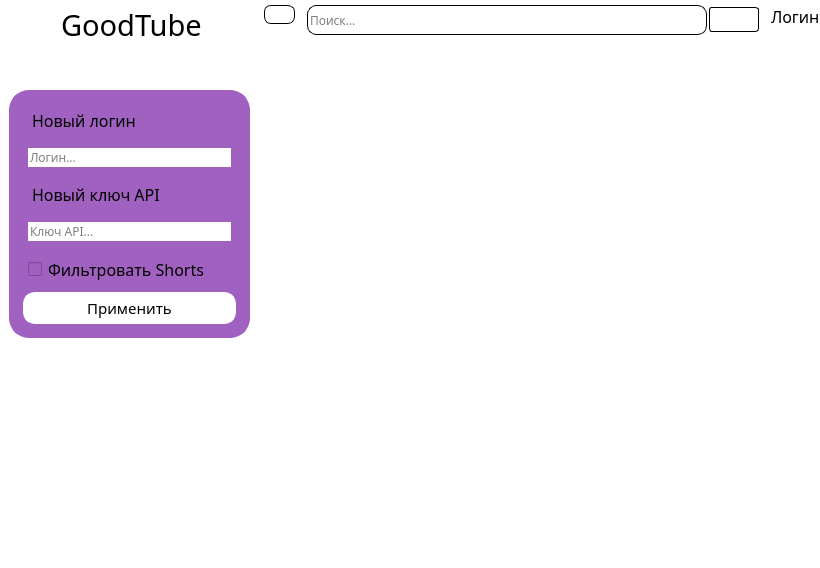
<?xml version="1.0" encoding="UTF-8"?>
<ui version="4.0">
 <class>MainWindow</class>
 <widget class="QMainWindow" name="MainWindow">
  <property name="geometry">
   <rect>
    <x>0</x>
    <y>0</y>
    <width>820</width>
    <height>568</height>
   </rect>
  </property>
  <property name="minimumSize">
   <size>
    <width>600</width>
    <height>0</height>
   </size>
  </property>
  <property name="font">
   <font>
    <family>12px</family>
    <pointsize>10</pointsize>
    <weight>50</weight>
    <italic>false</italic>
    <bold>false</bold>
   </font>
  </property>
  <property name="windowTitle">
   <string>MainWindow</string>
  </property>
  <property name="styleSheet">
   <string notr="true">*{
	border: none;
	font: Raleway 12px;
	background-color: #ffffff;
}

QPushButton{
	background-color: #ffffff;
	border: 1px solid #000000;
	border-radius: 3px;
}</string>
  </property>
  <widget class="QWidget" name="centralwidget">
   <layout class="QHBoxLayout" name="horizontalLayout">
    <property name="spacing">
     <number>0</number>
    </property>
    <property name="leftMargin">
     <number>0</number>
    </property>
    <property name="topMargin">
     <number>0</number>
    </property>
    <property name="rightMargin">
     <number>0</number>
    </property>
    <property name="bottomMargin">
     <number>0</number>
    </property>
    <item>
     <widget class="QFrame" name="frame_left_menu_container">
      <property name="minimumSize">
       <size>
        <width>0</width>
        <height>0</height>
       </size>
      </property>
      <property name="maximumSize">
       <size>
        <width>270</width>
        <height>16777215</height>
       </size>
      </property>
      <property name="styleSheet">
       <string notr="true"/>
      </property>
      <property name="frameShape">
       <enum>QFrame::StyledPanel</enum>
      </property>
      <property name="frameShadow">
       <enum>QFrame::Raised</enum>
      </property>
      <layout class="QGridLayout" name="gridLayout">
       <property name="leftMargin">
        <number>0</number>
       </property>
       <property name="topMargin">
        <number>0</number>
       </property>
       <property name="rightMargin">
        <number>0</number>
       </property>
       <property name="bottomMargin">
        <number>0</number>
       </property>
       <item row="0" column="0">
        <widget class="QFrame" name="frame_left_menu">
         <property name="minimumSize">
          <size>
           <width>200</width>
           <height>0</height>
          </size>
         </property>
         <property name="maximumSize">
          <size>
           <width>1000</width>
           <height>16777215</height>
          </size>
         </property>
         <property name="baseSize">
          <size>
           <width>0</width>
           <height>0</height>
          </size>
         </property>
         <property name="frameShape">
          <enum>QFrame::StyledPanel</enum>
         </property>
         <property name="frameShadow">
          <enum>QFrame::Raised</enum>
         </property>
         <layout class="QVBoxLayout" name="verticalLayout_3">
          <property name="spacing">
           <number>0</number>
          </property>
          <property name="leftMargin">
           <number>0</number>
          </property>
          <property name="topMargin">
           <number>5</number>
          </property>
          <property name="rightMargin">
           <number>0</number>
          </property>
          <property name="bottomMargin">
           <number>0</number>
          </property>
          <item>
           <widget class="QFrame" name="frame_app_name">
            <property name="frameShape">
             <enum>QFrame::StyledPanel</enum>
            </property>
            <property name="frameShadow">
             <enum>QFrame::Raised</enum>
            </property>
            <layout class="QHBoxLayout" name="horizontalLayout_6">
             <property name="leftMargin">
              <number>0</number>
             </property>
             <property name="topMargin">
              <number>0</number>
             </property>
             <property name="rightMargin">
              <number>0</number>
             </property>
             <property name="bottomMargin">
              <number>0</number>
             </property>
             <item alignment="Qt::AlignHCenter|Qt::AlignTop">
              <widget class="QLabel" name="lbl_app_name">
               <property name="font">
                <font>
                 <family>12px</family>
                 <pointsize>22</pointsize>
                 <weight>50</weight>
                 <italic>false</italic>
                 <bold>false</bold>
                 <stylestrategy>PreferDefault</stylestrategy>
                 <kerning>true</kerning>
                </font>
               </property>
               <property name="styleSheet">
                <string notr="true"/>
               </property>
               <property name="text">
                <string>GoodTube</string>
               </property>
              </widget>
             </item>
            </layout>
           </widget>
          </item>
          <item>
           <widget class="QFrame" name="frame_tool_box">
            <property name="sizePolicy">
             <sizepolicy hsizetype="Preferred" vsizetype="Expanding">
              <horstretch>0</horstretch>
              <verstretch>0</verstretch>
             </sizepolicy>
            </property>
            <property name="styleSheet">
             <string notr="true"/>
            </property>
            <property name="frameShape">
             <enum>QFrame::StyledPanel</enum>
            </property>
            <property name="frameShadow">
             <enum>QFrame::Raised</enum>
            </property>
            <layout class="QVBoxLayout" name="verticalLayout_4">
             <item>
              <widget class="QToolBox" name="toolBox">
               <property name="sizePolicy">
                <sizepolicy hsizetype="Preferred" vsizetype="Expanding">
                 <horstretch>0</horstretch>
                 <verstretch>0</verstretch>
                </sizepolicy>
               </property>
               <property name="minimumSize">
                <size>
                 <width>250</width>
                 <height>0</height>
                </size>
               </property>
               <property name="font">
                <font>
                 <family>12px</family>
                 <pointsize>11</pointsize>
                 <weight>50</weight>
                 <italic>false</italic>
                 <bold>false</bold>
                </font>
               </property>
               <property name="styleSheet">
                <string notr="true">QToolBox {
    text-align: left;
}

QToolBox::tab{
	text-align: left;
	border-radius: 5px;
}

QLineEdit{
	background-color: #FFF6F6;
}
</string>
               </property>
               <property name="currentIndex">
                <number>0</number>
               </property>
               <widget class="QWidget" name="settings_page">
                <property name="geometry">
                 <rect>
                  <x>0</x>
                  <y>0</y>
                  <width>250</width>
                  <height>415</height>
                 </rect>
                </property>
                <property name="styleSheet">
                 <string notr="true">QPushButton:hover {
    border-radius: 6px;
    background-color: #fc8383;
}
QPushButton:pressed {
    border-radius: 6px;
    background-color: #ff4545;
}</string>
                </property>
                <attribute name="icon">
                 <iconset>
                  <normaloff>:/icons/icons/настройки.png</normaloff>:/icons/icons/настройки.png</iconset>
                </attribute>
                <attribute name="label">
                 <string/>
                </attribute>
                <layout class="QVBoxLayout" name="verticalLayout_5">
                 <property name="leftMargin">
                  <number>0</number>
                 </property>
                 <property name="topMargin">
                  <number>0</number>
                 </property>
                 <property name="bottomMargin">
                  <number>0</number>
                 </property>
                 <item alignment="Qt::AlignTop">
                  <widget class="QFrame" name="settings_form">
                   <property name="styleSheet">
                    <string notr="true">*{
	border: 5px solid #A061C1;
	border-radius: 20px;
	background-color: #A061C1;
}

QPushButton{
	background-color: #FFFFFF;
	border: 5px solid #FFFFFF;
	border-radius: 12px;
}

QPushButton:hover {
	border: 5px solid #fc8383;
	background-color: #fc8383;
}
QPushButton:pressed {
	border: 5px solid #ff4545;;
	background-color: #ff4545;
}</string>
                   </property>
                   <property name="frameShape">
                    <enum>QFrame::StyledPanel</enum>
                   </property>
                   <property name="frameShadow">
                    <enum>QFrame::Raised</enum>
                   </property>
                   <layout class="QVBoxLayout" name="verticalLayout_6">
                    <property name="spacing">
                     <number>6</number>
                    </property>
                    <property name="leftMargin">
                     <number>9</number>
                    </property>
                    <property name="topMargin">
                     <number>9</number>
                    </property>
                    <property name="rightMargin">
                     <number>9</number>
                    </property>
                    <property name="bottomMargin">
                     <number>9</number>
                    </property>
                    <item>
                     <widget class="QLabel" name="lbl_new_login">
                      <property name="font">
                       <font>
                        <family>12px</family>
                        <pointsize>12</pointsize>
                        <weight>50</weight>
                        <italic>false</italic>
                        <bold>false</bold>
                       </font>
                      </property>
                      <property name="text">
                       <string>Новый логин</string>
                      </property>
                     </widget>
                    </item>
                    <item>
                     <widget class="QLineEdit" name="led_login">
                      <property name="styleSheet">
                       <string notr="true">background-color: #FFFFFF;</string>
                      </property>
                      <property name="placeholderText">
                       <string>Логин...</string>
                      </property>
                     </widget>
                    </item>
                    <item>
                     <widget class="QLabel" name="lbl_new_api_key">
                      <property name="font">
                       <font>
                        <family>12px</family>
                        <pointsize>12</pointsize>
                        <weight>50</weight>
                        <italic>false</italic>
                        <bold>false</bold>
                       </font>
                      </property>
                      <property name="text">
                       <string>Новый ключ API</string>
                      </property>
                     </widget>
                    </item>
                    <item>
                     <widget class="QLineEdit" name="led_api_key">
                      <property name="styleSheet">
                       <string notr="true">background-color: #FFFFFF;
</string>
                      </property>
                      <property name="placeholderText">
                       <string>Ключ API...</string>
                      </property>
                     </widget>
                    </item>
                    <item>
                     <widget class="QCheckBox" name="chb_youtube_shorts">
                      <property name="font">
                       <font>
                        <family>12px</family>
                        <pointsize>12</pointsize>
                        <weight>50</weight>
                        <italic>false</italic>
                        <bold>false</bold>
                       </font>
                      </property>
                      <property name="styleSheet">
                       <string notr="true">background-color: #A061C1;</string>
                      </property>
                      <property name="text">
                       <string>Фильтровать Shorts</string>
                      </property>
                     </widget>
                    </item>
                    <item>
                     <widget class="QPushButton" name="btn_update_settings">
                      <property name="font">
                       <font>
                        <family>12px</family>
                        <pointsize>11</pointsize>
                        <weight>50</weight>
                        <italic>false</italic>
                        <bold>false</bold>
                       </font>
                      </property>
                      <property name="styleSheet">
                       <string notr="true"/>
                      </property>
                      <property name="text">
                       <string>Применить</string>
                      </property>
                     </widget>
                    </item>
                   </layout>
                  </widget>
                 </item>
                </layout>
               </widget>
               <widget class="QWidget" name="add_channel_page">
                <property name="geometry">
                 <rect>
                  <x>0</x>
                  <y>0</y>
                  <width>250</width>
                  <height>415</height>
                 </rect>
                </property>
                <property name="styleSheet">
                 <string notr="true"/>
                </property>
                <attribute name="icon">
                 <iconset>
                  <normaloff>:/icons/icons/плюс.png</normaloff>:/icons/icons/плюс.png</iconset>
                </attribute>
                <attribute name="label">
                 <string/>
                </attribute>
                <layout class="QVBoxLayout" name="verticalLayout_7">
                 <property name="spacing">
                  <number>0</number>
                 </property>
                 <property name="leftMargin">
                  <number>0</number>
                 </property>
                 <property name="topMargin">
                  <number>0</number>
                 </property>
                 <property name="rightMargin">
                  <number>0</number>
                 </property>
                 <property name="bottomMargin">
                  <number>0</number>
                 </property>
                 <item alignment="Qt::AlignTop">
                  <widget class="QFrame" name="add_channel_form">
                   <property name="styleSheet">
                    <string notr="true">*{
	background-color: #E2677B;
	border: 5px solid #E2677B ;
	border-radius: 20px;
}

QPushButton{
	background-color: #FFFFFF;
	border: 5px solid #FFFFFF;
	border-radius: 12px;
}

QPushButton:hover {
	border: 5px solid #fc8383;
	background-color: #fc8383;
}
QPushButton:pressed {
	border: 5px solid #ff4545;;
	background-color: #ff4545;
}</string>
                   </property>
                   <property name="frameShape">
                    <enum>QFrame::StyledPanel</enum>
                   </property>
                   <property name="frameShadow">
                    <enum>QFrame::Raised</enum>
                   </property>
                   <layout class="QVBoxLayout" name="verticalLayout_9">
                    <property name="spacing">
                     <number>6</number>
                    </property>
                    <property name="leftMargin">
                     <number>9</number>
                    </property>
                    <property name="topMargin">
                     <number>9</number>
                    </property>
                    <property name="rightMargin">
                     <number>9</number>
                    </property>
                    <property name="bottomMargin">
                     <number>9</number>
                    </property>
                    <item>
                     <widget class="QLineEdit" name="led_add_channel">
                      <property name="styleSheet">
                       <string notr="true">background-color: #FFFFFF;;</string>
                      </property>
                      <property name="placeholderText">
                       <string>url...</string>
                      </property>
                     </widget>
                    </item>
                    <item>
                     <widget class="QPushButton" name="btn_add_channel">
                      <property name="styleSheet">
                       <string notr="true"/>
                      </property>
                      <property name="text">
                       <string>Добавить канал</string>
                      </property>
                     </widget>
                    </item>
                   </layout>
                  </widget>
                 </item>
                </layout>
               </widget>
               <widget class="QWidget" name="del_channel_page">
                <property name="geometry">
                 <rect>
                  <x>0</x>
                  <y>0</y>
                  <width>250</width>
                  <height>415</height>
                 </rect>
                </property>
                <property name="styleSheet">
                 <string notr="true"/>
                </property>
                <attribute name="icon">
                 <iconset>
                  <normaloff>:/icons/icons/минус.png</normaloff>:/icons/icons/минус.png</iconset>
                </attribute>
                <attribute name="label">
                 <string/>
                </attribute>
                <layout class="QVBoxLayout" name="verticalLayout_8">
                 <property name="leftMargin">
                  <number>0</number>
                 </property>
                 <property name="topMargin">
                  <number>0</number>
                 </property>
                 <property name="rightMargin">
                  <number>0</number>
                 </property>
                 <property name="bottomMargin">
                  <number>0</number>
                 </property>
                 <item alignment="Qt::AlignTop">
                  <widget class="QFrame" name="del_channel_form">
                   <property name="styleSheet">
                    <string notr="true">*{
	border: 5px solid #775DF0;
	background-color: #775DF0;
	border-radius: 20px;
}

QPushButton{
	background-color: #FFFFFF;
	border: 5px solid #FFFFFF;
	border-radius: 12px;
}

QPushButton:hover {
	border: 5px solid #fc8383;
	background-color: #fc8383;
}
QPushButton:pressed {
	border: 5px solid #ff4545;;
	background-color: #ff4545;
}
</string>
                   </property>
                   <property name="frameShape">
                    <enum>QFrame::StyledPanel</enum>
                   </property>
                   <property name="frameShadow">
                    <enum>QFrame::Raised</enum>
                   </property>
                   <layout class="QVBoxLayout" name="verticalLayout_10">
                    <item>
                     <widget class="QLineEdit" name="led_del_channel">
                      <property name="styleSheet">
                       <string notr="true">background-color: #FFFFFF;</string>
                      </property>
                      <property name="text">
                       <string/>
                      </property>
                      <property name="placeholderText">
                       <string>url...</string>
                      </property>
                     </widget>
                    </item>
                    <item>
                     <widget class="QPushButton" name="btn_del_channel">
                      <property name="styleSheet">
                       <string notr="true"/>
                      </property>
                      <property name="text">
                       <string>Удалить канал</string>
                      </property>
                     </widget>
                    </item>
                   </layout>
                  </widget>
                 </item>
                </layout>
               </widget>
              </widget>
             </item>
            </layout>
           </widget>
          </item>
         </layout>
        </widget>
       </item>
      </layout>
     </widget>
    </item>
    <item>
     <widget class="QFrame" name="frame_main_widget">
      <property name="frameShape">
       <enum>QFrame::StyledPanel</enum>
      </property>
      <property name="frameShadow">
       <enum>QFrame::Raised</enum>
      </property>
      <layout class="QVBoxLayout" name="verticalLayout">
       <property name="spacing">
        <number>0</number>
       </property>
       <property name="leftMargin">
        <number>0</number>
       </property>
       <property name="topMargin">
        <number>0</number>
       </property>
       <property name="rightMargin">
        <number>0</number>
       </property>
       <property name="bottomMargin">
        <number>0</number>
       </property>
       <item>
        <widget class="QFrame" name="frame_header">
         <property name="frameShape">
          <enum>QFrame::StyledPanel</enum>
         </property>
         <property name="frameShadow">
          <enum>QFrame::Raised</enum>
         </property>
         <layout class="QHBoxLayout" name="horizontalLayout_2">
          <property name="spacing">
           <number>12</number>
          </property>
          <property name="leftMargin">
           <number>0</number>
          </property>
          <property name="topMargin">
           <number>0</number>
          </property>
          <property name="rightMargin">
           <number>0</number>
          </property>
          <property name="bottomMargin">
           <number>0</number>
          </property>
          <item>
           <widget class="QFrame" name="frame_btn_menu">
            <property name="styleSheet">
             <string notr="true">QPushButton:hover {
    border-radius: 6px;
    background-color: #fc8383;
}
QPushButton:pressed {
    border-radius: 6px;
    background-color: #ff4545;
}</string>
            </property>
            <property name="frameShape">
             <enum>QFrame::StyledPanel</enum>
            </property>
            <property name="frameShadow">
             <enum>QFrame::Raised</enum>
            </property>
            <layout class="QHBoxLayout" name="horizontalLayout_5">
             <property name="spacing">
              <number>0</number>
             </property>
             <property name="leftMargin">
              <number>0</number>
             </property>
             <property name="topMargin">
              <number>5</number>
             </property>
             <property name="rightMargin">
              <number>0</number>
             </property>
             <property name="bottomMargin">
              <number>0</number>
             </property>
             <item alignment="Qt::AlignLeft|Qt::AlignTop">
              <widget class="QPushButton" name="btn_menu">
               <property name="styleSheet">
                <string notr="true">border-radius: 7px;</string>
               </property>
               <property name="text">
                <string/>
               </property>
               <property name="icon">
                <iconset>
                 <normaloff>:/icons/icons/меню.png</normaloff>:/icons/icons/меню.png</iconset>
               </property>
               <property name="iconSize">
                <size>
                 <width>32</width>
                 <height>32</height>
                </size>
               </property>
              </widget>
             </item>
            </layout>
           </widget>
          </item>
          <item alignment="Qt::AlignHCenter|Qt::AlignTop">
           <widget class="QFrame" name="frame_search">
            <property name="styleSheet">
             <string notr="true">QPushButton:hover {
    border-radius: 6px;
    background-color: #fc8383;
}
QPushButton:pressed {
    border-radius: 6px;
    background-color: #ff4545;
}</string>
            </property>
            <property name="frameShape">
             <enum>QFrame::StyledPanel</enum>
            </property>
            <property name="frameShadow">
             <enum>QFrame::Raised</enum>
            </property>
            <layout class="QHBoxLayout" name="horizontalLayout_3">
             <property name="spacing">
              <number>2</number>
             </property>
             <property name="leftMargin">
              <number>0</number>
             </property>
             <property name="topMargin">
              <number>5</number>
             </property>
             <property name="rightMargin">
              <number>0</number>
             </property>
             <property name="bottomMargin">
              <number>0</number>
             </property>
             <item>
              <widget class="QLineEdit" name="led_search">
               <property name="minimumSize">
                <size>
                 <width>400</width>
                 <height>30</height>
                </size>
               </property>
               <property name="maximumSize">
                <size>
                 <width>800</width>
                 <height>16777215</height>
                </size>
               </property>
               <property name="styleSheet">
                <string notr="true">border: 1px solid #000000;
border-radius: 9px;</string>
               </property>
               <property name="text">
                <string/>
               </property>
               <property name="placeholderText">
                <string>Поиск...</string>
               </property>
              </widget>
             </item>
             <item alignment="Qt::AlignLeft">
              <widget class="QPushButton" name="btn_search">
               <property name="minimumSize">
                <size>
                 <width>50</width>
                 <height>25</height>
                </size>
               </property>
               <property name="maximumSize">
                <size>
                 <width>50</width>
                 <height>16777215</height>
                </size>
               </property>
               <property name="styleSheet">
                <string notr="true"/>
               </property>
               <property name="text">
                <string/>
               </property>
               <property name="icon">
                <iconset>
                 <normaloff>:/icons/icons/поиск.png</normaloff>:/icons/icons/поиск.png</iconset>
               </property>
              </widget>
             </item>
            </layout>
           </widget>
          </item>
          <item alignment="Qt::AlignRight|Qt::AlignTop">
           <widget class="QFrame" name="frame_account_info">
            <property name="frameShape">
             <enum>QFrame::StyledPanel</enum>
            </property>
            <property name="frameShadow">
             <enum>QFrame::Raised</enum>
            </property>
            <layout class="QHBoxLayout" name="horizontalLayout_4">
             <property name="spacing">
              <number>0</number>
             </property>
             <property name="leftMargin">
              <number>0</number>
             </property>
             <property name="topMargin">
              <number>5</number>
             </property>
             <property name="rightMargin">
              <number>0</number>
             </property>
             <property name="bottomMargin">
              <number>0</number>
             </property>
             <item alignment="Qt::AlignLeft|Qt::AlignTop">
              <widget class="QLabel" name="lbl_account_info">
               <property name="font">
                <font>
                 <family>12px</family>
                 <pointsize>12</pointsize>
                 <weight>50</weight>
                 <italic>false</italic>
                 <bold>false</bold>
                </font>
               </property>
               <property name="text">
                <string>Логин</string>
               </property>
              </widget>
             </item>
            </layout>
           </widget>
          </item>
         </layout>
        </widget>
       </item>
       <item>
        <widget class="QFrame" name="frame_main_content">
         <property name="sizePolicy">
          <sizepolicy hsizetype="Preferred" vsizetype="Expanding">
           <horstretch>0</horstretch>
           <verstretch>0</verstretch>
          </sizepolicy>
         </property>
         <property name="styleSheet">
          <string notr="true"/>
         </property>
         <property name="frameShape">
          <enum>QFrame::StyledPanel</enum>
         </property>
         <property name="frameShadow">
          <enum>QFrame::Raised</enum>
         </property>
         <layout class="QVBoxLayout" name="verticalLayout_2">
          <item>
           <widget class="QScrollArea" name="scrollArea">
            <property name="widgetResizable">
             <bool>true</bool>
            </property>
            <widget class="QWidget" name="scrollAreaWidgetContents">
             <property name="geometry">
              <rect>
               <x>0</x>
               <y>0</y>
               <width>548</width>
               <height>511</height>
              </rect>
             </property>
             <layout class="QGridLayout" name="gridLayout_2">
              <item row="0" column="0">
               <widget class="QFrame" name="frame">
                <property name="minimumSize">
                 <size>
                  <width>520</width>
                  <height>180</height>
                 </size>
                </property>
                <property name="maximumSize">
                 <size>
                  <width>520</width>
                  <height>180</height>
                 </size>
                </property>
                <property name="frameShape">
                 <enum>QFrame::StyledPanel</enum>
                </property>
                <property name="frameShadow">
                 <enum>QFrame::Raised</enum>
                </property>
               </widget>
              </item>
             </layout>
            </widget>
           </widget>
          </item>
         </layout>
        </widget>
       </item>
      </layout>
     </widget>
    </item>
   </layout>
  </widget>
 </widget>
 <resources>
  <include location="icons.qrc"/>
 </resources>
 <connections/>
</ui>
